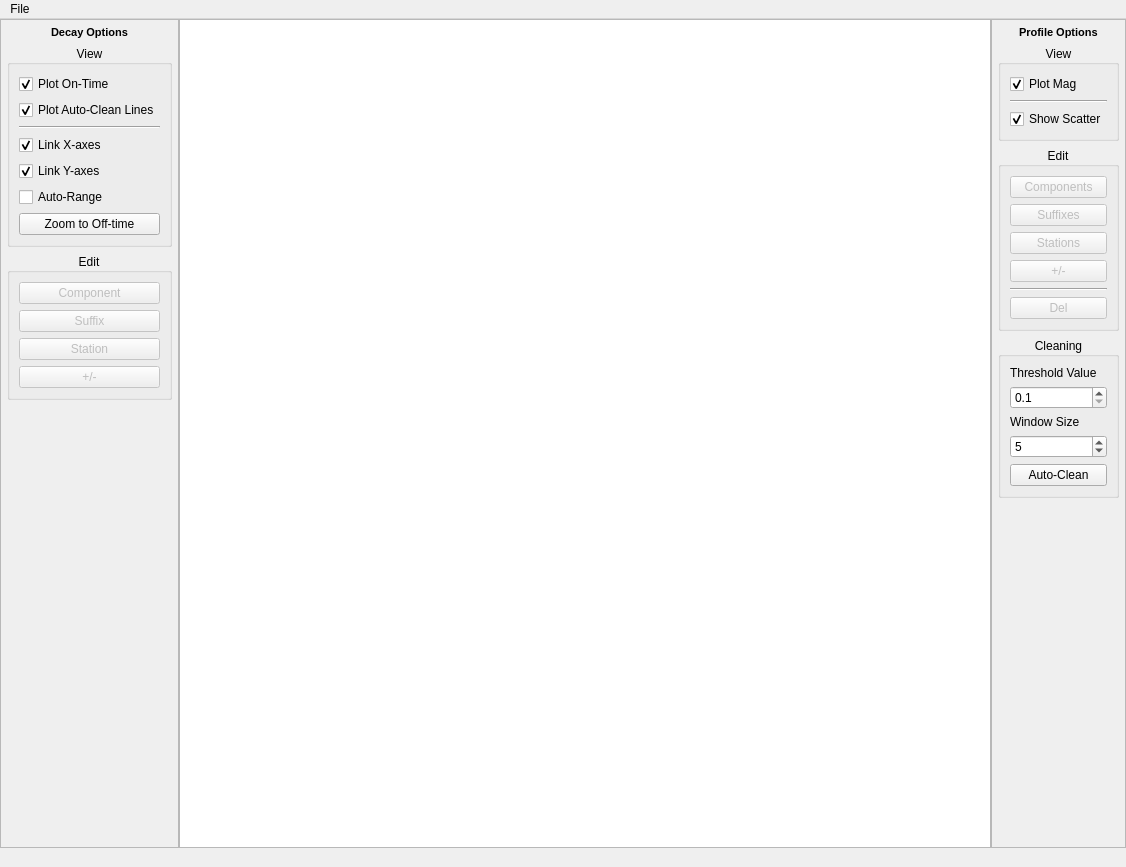
<?xml version="1.0" encoding="UTF-8"?>
<ui version="4.0">
 <class>PEMPlotEditor</class>
 <widget class="QMainWindow" name="PEMPlotEditor">
  <property name="geometry">
   <rect>
    <x>0</x>
    <y>0</y>
    <width>1126</width>
    <height>867</height>
   </rect>
  </property>
  <property name="windowTitle">
   <string>MainWindow</string>
  </property>
  <property name="documentMode">
   <bool>false</bool>
  </property>
  <widget class="QWidget" name="centralwidget">
   <layout class="QHBoxLayout" name="horizontalLayout_3">
    <property name="spacing">
     <number>0</number>
    </property>
    <property name="leftMargin">
     <number>0</number>
    </property>
    <property name="topMargin">
     <number>0</number>
    </property>
    <property name="rightMargin">
     <number>0</number>
    </property>
    <property name="bottomMargin">
     <number>0</number>
    </property>
    <item>
     <widget class="QFrame" name="frame_7">
      <property name="frameShape">
       <enum>QFrame::StyledPanel</enum>
      </property>
      <property name="frameShadow">
       <enum>QFrame::Plain</enum>
      </property>
      <layout class="QVBoxLayout" name="verticalLayout_4">
       <property name="leftMargin">
        <number>6</number>
       </property>
       <property name="topMargin">
        <number>6</number>
       </property>
       <property name="rightMargin">
        <number>6</number>
       </property>
       <property name="bottomMargin">
        <number>6</number>
       </property>
       <item alignment="Qt::AlignHCenter">
        <widget class="QLabel" name="label">
         <property name="font">
          <font>
           <pointsize>8</pointsize>
           <weight>75</weight>
           <bold>true</bold>
          </font>
         </property>
         <property name="text">
          <string>Decay Options</string>
         </property>
        </widget>
       </item>
       <item>
        <widget class="QGroupBox" name="groupBox_5">
         <property name="minimumSize">
          <size>
           <width>0</width>
           <height>24</height>
          </size>
         </property>
         <property name="title">
          <string>View</string>
         </property>
         <property name="alignment">
          <set>Qt::AlignCenter</set>
         </property>
         <property name="flat">
          <bool>false</bool>
         </property>
         <layout class="QVBoxLayout" name="verticalLayout_7">
          <property name="leftMargin">
           <number>9</number>
          </property>
          <property name="topMargin">
           <number>9</number>
          </property>
          <property name="rightMargin">
           <number>9</number>
          </property>
          <property name="bottomMargin">
           <number>9</number>
          </property>
          <item>
           <widget class="QCheckBox" name="plot_ontime_decays_cbox">
            <property name="focusPolicy">
             <enum>Qt::NoFocus</enum>
            </property>
            <property name="text">
             <string>Plot On-Time</string>
            </property>
            <property name="checked">
             <bool>true</bool>
            </property>
           </widget>
          </item>
          <item>
           <widget class="QCheckBox" name="plot_auto_clean_lines_cbox">
            <property name="text">
             <string>Plot Auto-Clean Lines</string>
            </property>
            <property name="checked">
             <bool>true</bool>
            </property>
           </widget>
          </item>
          <item>
           <widget class="Line" name="line_2">
            <property name="orientation">
             <enum>Qt::Horizontal</enum>
            </property>
           </widget>
          </item>
          <item>
           <widget class="QCheckBox" name="link_x_cbox">
            <property name="focusPolicy">
             <enum>Qt::NoFocus</enum>
            </property>
            <property name="text">
             <string>Link X-axes</string>
            </property>
            <property name="checked">
             <bool>true</bool>
            </property>
           </widget>
          </item>
          <item>
           <widget class="QCheckBox" name="link_y_cbox">
            <property name="focusPolicy">
             <enum>Qt::NoFocus</enum>
            </property>
            <property name="text">
             <string>Link Y-axes</string>
            </property>
            <property name="checked">
             <bool>true</bool>
            </property>
           </widget>
          </item>
          <item>
           <widget class="QCheckBox" name="auto_range_cbox">
            <property name="focusPolicy">
             <enum>Qt::NoFocus</enum>
            </property>
            <property name="text">
             <string>Auto-Range</string>
            </property>
            <property name="checked">
             <bool>false</bool>
            </property>
           </widget>
          </item>
          <item>
           <widget class="QPushButton" name="zoom_to_offtime_btn">
            <property name="focusPolicy">
             <enum>Qt::NoFocus</enum>
            </property>
            <property name="toolTip">
             <string>Zoom to the late off-time channels</string>
            </property>
            <property name="text">
             <string>Zoom to Off-time</string>
            </property>
            <property name="shortcut">
             <string>Shift+Space</string>
            </property>
            <property name="default">
             <bool>false</bool>
            </property>
            <property name="flat">
             <bool>false</bool>
            </property>
           </widget>
          </item>
         </layout>
        </widget>
       </item>
       <item>
        <widget class="QGroupBox" name="groupBox_6">
         <property name="title">
          <string>Edit</string>
         </property>
         <property name="alignment">
          <set>Qt::AlignCenter</set>
         </property>
         <layout class="QVBoxLayout" name="verticalLayout_8">
          <property name="leftMargin">
           <number>9</number>
          </property>
          <property name="topMargin">
           <number>9</number>
          </property>
          <property name="rightMargin">
           <number>9</number>
          </property>
          <property name="bottomMargin">
           <number>9</number>
          </property>
          <item>
           <widget class="QPushButton" name="change_comp_decay_btn">
            <property name="enabled">
             <bool>false</bool>
            </property>
            <property name="focusPolicy">
             <enum>Qt::NoFocus</enum>
            </property>
            <property name="text">
             <string>Component</string>
            </property>
           </widget>
          </item>
          <item>
           <widget class="QPushButton" name="change_decay_suffix_btn">
            <property name="enabled">
             <bool>false</bool>
            </property>
            <property name="focusPolicy">
             <enum>Qt::NoFocus</enum>
            </property>
            <property name="text">
             <string>Suffix</string>
            </property>
           </widget>
          </item>
          <item>
           <widget class="QPushButton" name="change_station_decay_btn">
            <property name="enabled">
             <bool>false</bool>
            </property>
            <property name="focusPolicy">
             <enum>Qt::NoFocus</enum>
            </property>
            <property name="text">
             <string>Station</string>
            </property>
           </widget>
          </item>
          <item>
           <widget class="QPushButton" name="flip_decay_btn">
            <property name="enabled">
             <bool>false</bool>
            </property>
            <property name="focusPolicy">
             <enum>Qt::NoFocus</enum>
            </property>
            <property name="text">
             <string>+/-</string>
            </property>
           </widget>
          </item>
         </layout>
        </widget>
       </item>
       <item>
        <spacer name="verticalSpacer">
         <property name="orientation">
          <enum>Qt::Vertical</enum>
         </property>
         <property name="sizeHint" stdset="0">
          <size>
           <width>20</width>
           <height>40</height>
          </size>
         </property>
        </spacer>
       </item>
      </layout>
     </widget>
    </item>
    <item>
     <widget class="QFrame" name="frame_4">
      <property name="frameShape">
       <enum>QFrame::NoFrame</enum>
      </property>
      <property name="frameShadow">
       <enum>QFrame::Plain</enum>
      </property>
      <layout class="QVBoxLayout" name="verticalLayout_5">
       <property name="leftMargin">
        <number>0</number>
       </property>
       <property name="topMargin">
        <number>0</number>
       </property>
       <property name="rightMargin">
        <number>0</number>
       </property>
       <property name="bottomMargin">
        <number>0</number>
       </property>
      </layout>
     </widget>
    </item>
    <item>
     <widget class="QFrame" name="frame_2">
      <property name="frameShape">
       <enum>QFrame::NoFrame</enum>
      </property>
      <property name="frameShadow">
       <enum>QFrame::Plain</enum>
      </property>
      <layout class="QVBoxLayout" name="verticalLayout_6">
       <property name="leftMargin">
        <number>0</number>
       </property>
       <property name="topMargin">
        <number>0</number>
       </property>
       <property name="rightMargin">
        <number>0</number>
       </property>
       <property name="bottomMargin">
        <number>0</number>
       </property>
      </layout>
     </widget>
    </item>
    <item>
     <widget class="QFrame" name="frame_3">
      <property name="frameShape">
       <enum>QFrame::StyledPanel</enum>
      </property>
      <property name="frameShadow">
       <enum>QFrame::Plain</enum>
      </property>
      <layout class="QHBoxLayout" name="horizontalLayout">
       <property name="spacing">
        <number>0</number>
       </property>
       <property name="leftMargin">
        <number>0</number>
       </property>
       <property name="topMargin">
        <number>0</number>
       </property>
       <property name="rightMargin">
        <number>0</number>
       </property>
       <property name="bottomMargin">
        <number>0</number>
       </property>
       <item>
        <widget class="GraphicsLayoutWidget" name="decay_layout">
         <property name="frameShape">
          <enum>QFrame::NoFrame</enum>
         </property>
         <property name="frameShadow">
          <enum>QFrame::Plain</enum>
         </property>
         <property name="lineWidth">
          <number>1</number>
         </property>
        </widget>
       </item>
       <item>
        <widget class="QStackedWidget" name="profile_tab_widget">
         <property name="currentIndex">
          <number>0</number>
         </property>
         <widget class="QWidget" name="x_profile_widget">
          <layout class="QVBoxLayout" name="verticalLayout">
           <property name="leftMargin">
            <number>0</number>
           </property>
           <property name="topMargin">
            <number>0</number>
           </property>
           <property name="rightMargin">
            <number>0</number>
           </property>
           <property name="bottomMargin">
            <number>0</number>
           </property>
           <item>
            <widget class="GraphicsLayoutWidget" name="x_profile_layout">
             <property name="frameShape">
              <enum>QFrame::NoFrame</enum>
             </property>
             <property name="frameShadow">
              <enum>QFrame::Plain</enum>
             </property>
            </widget>
           </item>
          </layout>
         </widget>
         <widget class="QWidget" name="y_profile_widget">
          <layout class="QVBoxLayout" name="verticalLayout_2">
           <property name="leftMargin">
            <number>0</number>
           </property>
           <property name="topMargin">
            <number>0</number>
           </property>
           <property name="rightMargin">
            <number>0</number>
           </property>
           <property name="bottomMargin">
            <number>0</number>
           </property>
           <item>
            <widget class="GraphicsLayoutWidget" name="y_profile_layout">
             <property name="frameShape">
              <enum>QFrame::NoFrame</enum>
             </property>
            </widget>
           </item>
          </layout>
         </widget>
         <widget class="QWidget" name="z_profile_widget">
          <layout class="QVBoxLayout" name="verticalLayout_3">
           <property name="leftMargin">
            <number>0</number>
           </property>
           <property name="topMargin">
            <number>0</number>
           </property>
           <property name="rightMargin">
            <number>0</number>
           </property>
           <property name="bottomMargin">
            <number>0</number>
           </property>
           <item>
            <widget class="GraphicsLayoutWidget" name="z_profile_layout">
             <property name="frameShape">
              <enum>QFrame::NoFrame</enum>
             </property>
            </widget>
           </item>
          </layout>
         </widget>
        </widget>
       </item>
      </layout>
     </widget>
    </item>
    <item>
     <widget class="QFrame" name="frame">
      <property name="frameShape">
       <enum>QFrame::StyledPanel</enum>
      </property>
      <property name="frameShadow">
       <enum>QFrame::Plain</enum>
      </property>
      <property name="midLineWidth">
       <number>0</number>
      </property>
      <layout class="QVBoxLayout" name="verticalLayout_11">
       <property name="leftMargin">
        <number>6</number>
       </property>
       <property name="topMargin">
        <number>6</number>
       </property>
       <property name="rightMargin">
        <number>6</number>
       </property>
       <property name="bottomMargin">
        <number>6</number>
       </property>
       <item alignment="Qt::AlignHCenter">
        <widget class="QLabel" name="label_2">
         <property name="font">
          <font>
           <pointsize>8</pointsize>
           <weight>75</weight>
           <bold>true</bold>
          </font>
         </property>
         <property name="text">
          <string>Profile Options</string>
         </property>
        </widget>
       </item>
       <item>
        <widget class="QGroupBox" name="groupBox">
         <property name="maximumSize">
          <size>
           <width>16777215</width>
           <height>16777215</height>
          </size>
         </property>
         <property name="title">
          <string>View</string>
         </property>
         <property name="alignment">
          <set>Qt::AlignCenter</set>
         </property>
         <layout class="QVBoxLayout" name="verticalLayout_10">
          <property name="leftMargin">
           <number>9</number>
          </property>
          <property name="topMargin">
           <number>9</number>
          </property>
          <property name="rightMargin">
           <number>9</number>
          </property>
          <property name="bottomMargin">
           <number>9</number>
          </property>
          <item>
           <widget class="QCheckBox" name="plot_mag_cbox">
            <property name="text">
             <string>Plot Mag</string>
            </property>
            <property name="checked">
             <bool>true</bool>
            </property>
           </widget>
          </item>
          <item>
           <widget class="Line" name="line_3">
            <property name="orientation">
             <enum>Qt::Horizontal</enum>
            </property>
           </widget>
          </item>
          <item>
           <widget class="QCheckBox" name="show_scatter_cbox">
            <property name="focusPolicy">
             <enum>Qt::NoFocus</enum>
            </property>
            <property name="text">
             <string>Show Scatter</string>
            </property>
            <property name="checked">
             <bool>true</bool>
            </property>
           </widget>
          </item>
         </layout>
        </widget>
       </item>
       <item>
        <widget class="QGroupBox" name="groupBox_3">
         <property name="title">
          <string>Edit</string>
         </property>
         <property name="alignment">
          <set>Qt::AlignCenter</set>
         </property>
         <layout class="QVBoxLayout" name="verticalLayout_9">
          <property name="leftMargin">
           <number>9</number>
          </property>
          <property name="topMargin">
           <number>9</number>
          </property>
          <property name="rightMargin">
           <number>9</number>
          </property>
          <property name="bottomMargin">
           <number>9</number>
          </property>
          <item>
           <widget class="QPushButton" name="change_comp_profile_btn">
            <property name="enabled">
             <bool>false</bool>
            </property>
            <property name="focusPolicy">
             <enum>Qt::NoFocus</enum>
            </property>
            <property name="text">
             <string>Components</string>
            </property>
           </widget>
          </item>
          <item>
           <widget class="QPushButton" name="change_profile_suffix_btn">
            <property name="enabled">
             <bool>false</bool>
            </property>
            <property name="focusPolicy">
             <enum>Qt::NoFocus</enum>
            </property>
            <property name="text">
             <string>Suffixes</string>
            </property>
           </widget>
          </item>
          <item>
           <widget class="QPushButton" name="shift_station_profile_btn">
            <property name="enabled">
             <bool>false</bool>
            </property>
            <property name="focusPolicy">
             <enum>Qt::NoFocus</enum>
            </property>
            <property name="text">
             <string>Stations</string>
            </property>
           </widget>
          </item>
          <item>
           <widget class="QPushButton" name="flip_profile_btn">
            <property name="enabled">
             <bool>false</bool>
            </property>
            <property name="focusPolicy">
             <enum>Qt::NoFocus</enum>
            </property>
            <property name="text">
             <string>+/-</string>
            </property>
           </widget>
          </item>
          <item>
           <widget class="Line" name="line">
            <property name="orientation">
             <enum>Qt::Horizontal</enum>
            </property>
           </widget>
          </item>
          <item>
           <widget class="QPushButton" name="remove_profile_btn">
            <property name="enabled">
             <bool>false</bool>
            </property>
            <property name="focusPolicy">
             <enum>Qt::NoFocus</enum>
            </property>
            <property name="text">
             <string>Del</string>
            </property>
           </widget>
          </item>
         </layout>
        </widget>
       </item>
       <item>
        <widget class="QGroupBox" name="groupBox_2">
         <property name="title">
          <string>Cleaning</string>
         </property>
         <property name="alignment">
          <set>Qt::AlignCenter</set>
         </property>
         <layout class="QVBoxLayout" name="verticalLayout_12">
          <item>
           <widget class="QLabel" name="label_3">
            <property name="text">
             <string>Threshold Value</string>
            </property>
           </widget>
          </item>
          <item>
           <widget class="QDoubleSpinBox" name="auto_clean_std_sbox">
            <property name="decimals">
             <number>1</number>
            </property>
            <property name="minimum">
             <double>0.100000000000000</double>
            </property>
            <property name="singleStep">
             <double>1.000000000000000</double>
            </property>
           </widget>
          </item>
          <item>
           <widget class="QLabel" name="label_4">
            <property name="text">
             <string>Window Size</string>
            </property>
           </widget>
          </item>
          <item>
           <widget class="QSpinBox" name="auto_clean_window_sbox">
            <property name="minimum">
             <number>2</number>
            </property>
            <property name="value">
             <number>5</number>
            </property>
           </widget>
          </item>
          <item>
           <widget class="QPushButton" name="auto_clean_btn">
            <property name="focusPolicy">
             <enum>Qt::NoFocus</enum>
            </property>
            <property name="text">
             <string>Auto-Clean</string>
            </property>
           </widget>
          </item>
         </layout>
        </widget>
       </item>
       <item>
        <spacer name="verticalSpacer_2">
         <property name="orientation">
          <enum>Qt::Vertical</enum>
         </property>
         <property name="sizeHint" stdset="0">
          <size>
           <width>20</width>
           <height>40</height>
          </size>
         </property>
        </spacer>
       </item>
      </layout>
     </widget>
    </item>
   </layout>
  </widget>
  <widget class="QMenuBar" name="menubar">
   <property name="geometry">
    <rect>
     <x>0</x>
     <y>0</y>
     <width>1126</width>
     <height>21</height>
    </rect>
   </property>
   <widget class="QMenu" name="menuFile">
    <property name="title">
     <string>File</string>
    </property>
    <addaction name="actionSave"/>
    <addaction name="actionSave_As"/>
    <addaction name="separator"/>
    <addaction name="actionCopy_Screenshot"/>
    <addaction name="actionSave_Screenshot"/>
    <addaction name="separator"/>
    <addaction name="actionUn_Delete_All"/>
    <addaction name="actionReset_File"/>
   </widget>
   <addaction name="menuFile"/>
  </widget>
  <widget class="QStatusBar" name="status_bar">
   <property name="styleSheet">
    <string notr="true">QStatusBar::item{border:None}</string>
   </property>
   <property name="sizeGripEnabled">
    <bool>false</bool>
   </property>
  </widget>
  <action name="actionSave">
   <property name="text">
    <string>Save PEM File</string>
   </property>
   <property name="shortcut">
    <string>Ctrl+S</string>
   </property>
  </action>
  <action name="actionSave_As">
   <property name="text">
    <string>Save PEM File As...</string>
   </property>
   <property name="shortcut">
    <string>Ctrl+Alt+S</string>
   </property>
  </action>
  <action name="actionOpen">
   <property name="text">
    <string>Open</string>
   </property>
  </action>
  <action name="actionReset_File">
   <property name="text">
    <string>Reset File</string>
   </property>
   <property name="toolTip">
    <string>Revert all changes made to the PEM file</string>
   </property>
  </action>
  <action name="actionCopy_Screenshot">
   <property name="text">
    <string>Copy Screenshot</string>
   </property>
   <property name="shortcut">
    <string>Ctrl+C</string>
   </property>
  </action>
  <action name="actionSave_Screenshot">
   <property name="text">
    <string>Save Screenshot</string>
   </property>
   <property name="shortcut">
    <string>Ctrl+Alt+C</string>
   </property>
  </action>
  <action name="actionUn_Delete_All">
   <property name="text">
    <string>Un-Delete All</string>
   </property>
  </action>
 </widget>
 <customwidgets>
  <customwidget>
   <class>GraphicsLayoutWidget</class>
   <extends>QGraphicsView</extends>
   <header>pyqtgraph</header>
  </customwidget>
 </customwidgets>
 <tabstops>
  <tabstop>y_profile_layout</tabstop>
  <tabstop>decay_layout</tabstop>
  <tabstop>zoom_to_offtime_btn</tabstop>
  <tabstop>change_comp_decay_btn</tabstop>
  <tabstop>change_decay_suffix_btn</tabstop>
  <tabstop>change_station_decay_btn</tabstop>
  <tabstop>flip_decay_btn</tabstop>
  <tabstop>change_comp_profile_btn</tabstop>
  <tabstop>change_profile_suffix_btn</tabstop>
  <tabstop>shift_station_profile_btn</tabstop>
  <tabstop>flip_profile_btn</tabstop>
  <tabstop>remove_profile_btn</tabstop>
  <tabstop>z_profile_layout</tabstop>
  <tabstop>x_profile_layout</tabstop>
 </tabstops>
 <resources/>
 <connections/>
</ui>
